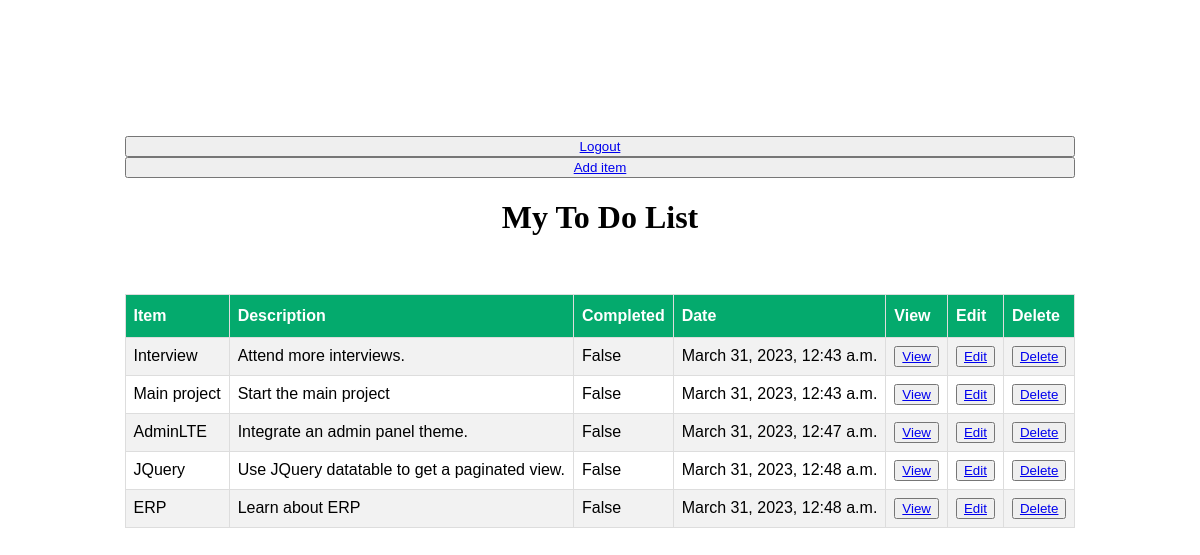
The page /task-list on the database as committed earlier.
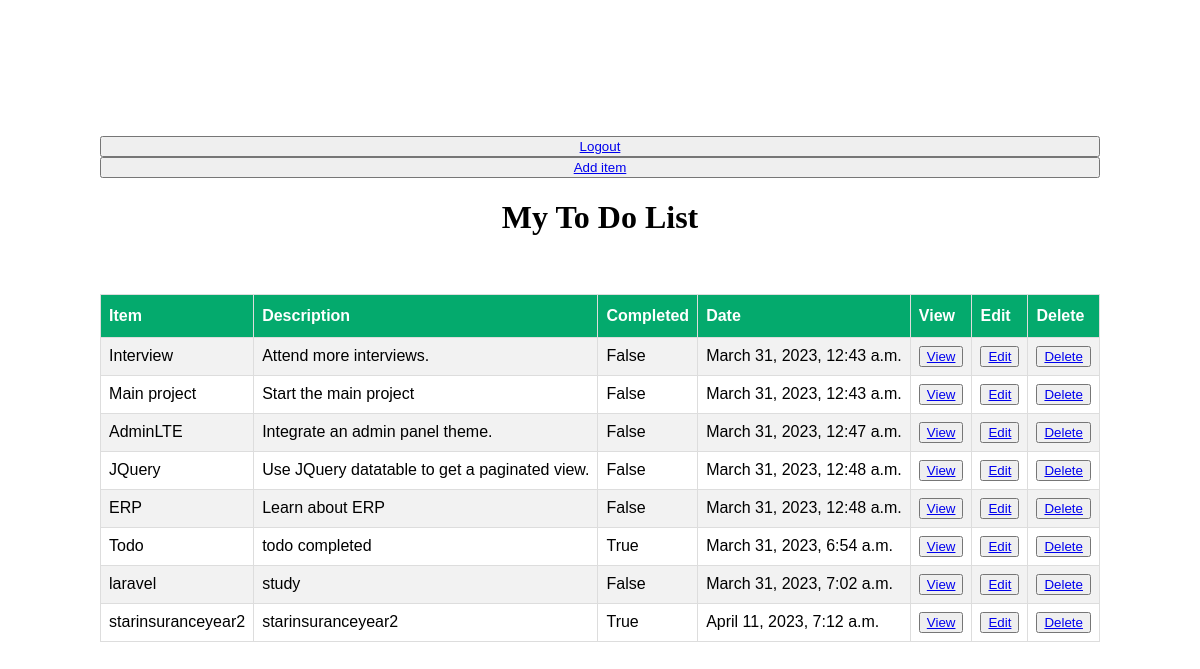
The same page on the database as committed later.
### todo2/models.py (models this page shows, shortened)
class Tasks(models.Model):
    title = models.CharField(max_length=150)
    description = models.TextField(blank=True)
    completed = models.BooleanField(default =False)
    created = models.DateTimeField(auto_now_add=True)

### todo2/views.py (the view)
# urls.py: path('task-list', Tasklist.as_view(), name='tasks'),
class Tasklist(ListView):
    model = Tasks
    context_object_name = 'tasks'
    template_name = 'task-list.html'

### templates/task-list.html (shortened to what this page needs)
{% load static %}
<!DOCTYPE html>
<html lang="en" xmlns="http://www.w3.org/1999/html">
<head>
    <link rel="stylesheet" href="{% static 'css/taskliststyle.css' %}">
</head>
<body>
<br><br>
    <button type="submit" class="btn"><a href="{% url 'home' %}" class="btn btn-outline-success" role="button">Logout</a></button>
    <button type="submit" class="btn"><a href="{% url 'task-create' %}">Add item</a></button>
    <h1 align="center">My To Do List</h1><br>
<table id="customers">
    <br>
    <tr>
            <th>Item</th>
            <th>Description</th>
            <th>Completed</th>
            <th>Date</th>
            <th>View</th>
            <th>Edit</th>
            <th>Delete</th>
        </tr>
        {% for tasks in tasks %}
        <tr>
            <td>{{tasks.title}}</td>
            <td>{{tasks.description}}</td>
            <td>{{tasks.completed}}</td>
            <td>{{tasks.created}}</td>
            <td><button type="submit" class="btn"><a href="{% url 'task-detail' tasks.id %}">View </a></button></td>
            <td><button type="submit" class="btn"><a href="{% url 'task-update' tasks.id %}">Edit</a></button></td>
            <td><button type="submit" class="btn"><a href="{% url 'task-delete' tasks.id %}">Delete</a></button></td>
        </tr>
        {% endfor %}
    </table>
</body>
</html>

### todo2/static/css/taskliststyle.css (style rules this page uses)
body { background-image: url('/static/media/todologin.jpg') ; background-size: cover; display: grid; justify-content: center; align-items: center; margin-top: 100px; }
#customers { font-family: Arial, Helvetica, sans-serif; border-collapse: collapse; width: 100%; }
#customers td, #customers th { border: 1px solid #ddd; padding: 8px; }
#customers tr:nth-child(even) { background-color: #f2f2f2; }
#customers th { padding-top: 12px; padding-bottom: 12px; text-align: left; background-color: #04AA6D; color: white; }

Rows that differ between the two databases and show on the page:
added Tasks: title "Todo", description "todo completed", completed "True", created "March 31, 2023, 6:54 a.m."
added Tasks: title "laravel", description "study", completed "False", created "March 31, 2023, 7:02 a.m."
added Tasks: title "starinsuranceyear2", description "starinsuranceyear2", completed "True", created "April 11, 2023, 7:12 a.m."
